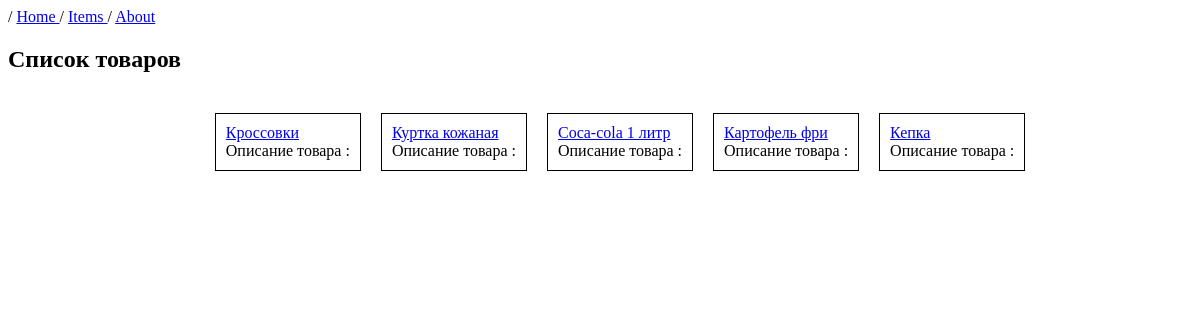
/items, run on an earlier commit of the app's database.
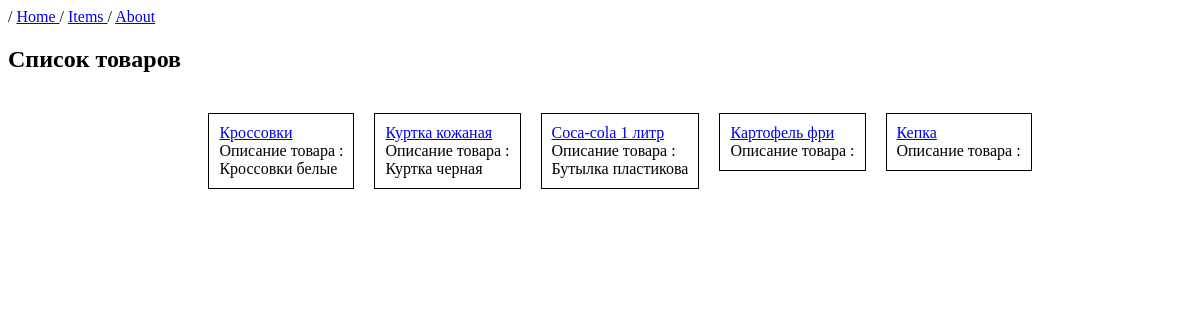
And on a later commit of the database.
### MainApp/models.py (models this page shows)
class Item(models.Model):
   name = models.CharField(max_length=100)
   brand = models.CharField(max_length=100)
   count = models.PositiveIntegerField()
   description = models.CharField(max_length=250, default="")

### MainApp/views.py (the view)
# urls.py: path('items', views.get_items),
def get_items(request):
    context = {
        "items": Item.objects.all()
    }
    return render(request, "items_list.html", context)

### templates/items_list.html (shortened to what this page needs)
<!DOCTYPE html>
<html lang="en">
<head>
</head>
<body>
    <header>
        / <a href="/"> Home </a> / <a href="/items"> Items </a> / <a href="/about"> About </a>
    </header>
    <h2>Список товаров</h2>
    <ul class="menu">
    <ol>
        {% for item in items %}
            <li>
                <a href="/item/{{ item.id }}">{{ item.name }}</a></br>
                Описание товара :</br>
                {{ item.description }}
            </li>
        {% endfor %}
    </ol>
</ul>
</body>
</html>

What changed in the data, as far as the page shows it:
changed Item "Кроссовки": description (not shown) → "Кроссовки белые"
changed Item "Куртка кожаная": description (not shown) → "Куртка черная"
changed Item "Coca-cola 1 литр": description (not shown) → "Бутылка пластикова"
